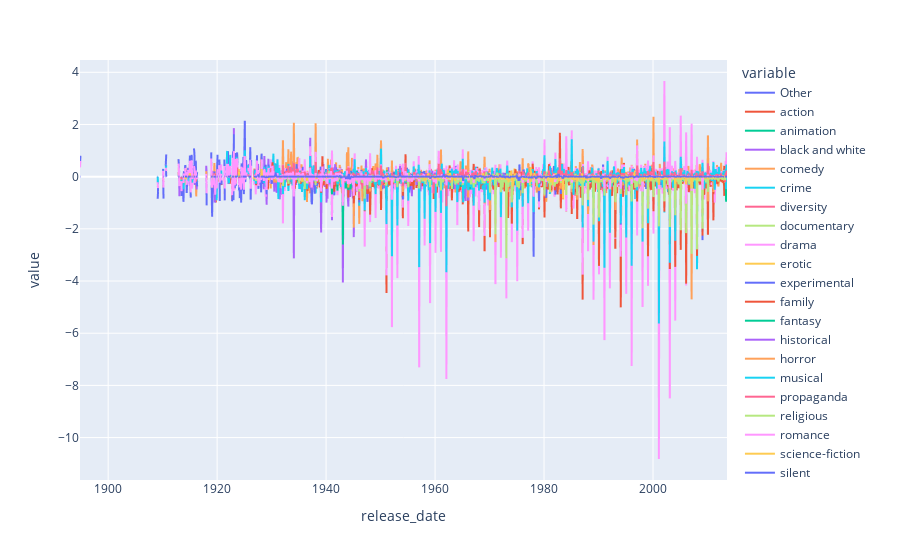

Notebook cell for this chart:
### Code cell
px.line(sentiment_dummies.drop(['averageRating'], axis = 1 ).resample("M").mean())
#find_trend_change(sentiment_dummies, pd.to_datetime(1967, format="%Y"), 20, "Y", CUSUMDetector,'war',True)

### Figure 1 — Plotly figure (JSON) as saved in the notebook; plotly's stock layout.template omitted (floating-point values rounded to 4 significant figures; data arrays with more than 128 entries replaced by an {"elided": "..."} marker saying what was removed)
{"data": [{"hovertemplate": "variable=Other<br>release_date=%{x}<br>value=%{y}<extra></extra>", "legendgroup": "Other", "line": {"color": "#636efa", "dash": "solid"}, "marker": {"symbol": "circle"}, "mode": "lines", "name": "Other", "showlegend": true, "type": "scattergl", "x": {"elided": "1426 str values"}, "xaxis": "x", "y": {"elided": "1426 float values"}, "yaxis": "y"}, {"hovertemplate": "variable=action<br>release_date=%{x}<br>value=%{y}<extra></extra>", "legendgroup": "action", "line": {"color": "#EF553B", "dash": "solid"}, "marker": {"symbol": "circle"}, "mode": "lines", "name": "action", "showlegend": true, "type": "scattergl", "x": {"elided": "1426 str values"}, "xaxis": "x", "y": {"elided": "1426 float values"}, "yaxis": "y"}, {"hovertemplate": "variable=animation<br>release_date=%{x}<br>value=%{y}<extra></extra>", "legendgroup": "animation", "line": {"color": "#00cc96", "dash": "solid"}, "marker": {"symbol": "circle"}, "mode": "lines", "name": "animation", "showlegend": true, "type": "scattergl", "x": {"elided": "1426 str values"}, "xaxis": "x", "y": {"elided": "1426 float values"}, "yaxis": "y"}, {"hovertemplate": "variable=black and white<br>release_date=%{x}<br>value=%{y}<extra></extra>", "legendgroup": "black and white", "line": {"color": "#ab63fa", "dash": "solid"}, "marker": {"symbol": "circle"}, "mode": "lines", "name": "black and white", "showlegend": true, "type": "scattergl", "x": {"elided": "1426 str values"}, "xaxis": "x", "y": {"elided": "1426 float values"}, "yaxis": "y"}, {"hovertemplate": "variable=comedy<br>release_date=%{x}<br>value=%{y}<extra></extra>", "legendgroup": "comedy", "line": {"color": "#FFA15A", "dash": "solid"}, "marker": {"symbol": "circle"}, "mode": "lines", "name": "comedy", "showlegend": true, "type": "scattergl", "x": {"elided": "1426 str values"}, "xaxis": "x", "y": {"elided": "1426 float values"}, "yaxis": "y"}, {"hovertemplate": "variable=crime<br>release_date=%{x}<br>value=%{y}<extra></extra>", "legendgroup": "crime", "line": {"color": "#19d3f3", "dash": "solid"}, "marker": {"symbol": "circle"}, "mode": "lines", "name": "crime", "showlegend": true, "type": "scattergl", "x": {"elided": "1426 str values"}, "xaxis": "x", "y": {"elided": "1426 float values"}, "yaxis": "y"}, {"hovertemplate": "variable=diversity<br>release_date=%{x}<br>value=%{y}<extra></extra>", "legendgroup": "diversity", "line": {"color": "#FF6692", "dash": "solid"}, "marker": {"symbol": "circle"}, "mode": "lines", "name": "diversity", "showlegend": true, "type": "scattergl", "x": {"elided": "1426 str values"}, "xaxis": "x", "y": {"elided": "1426 float values"}, "yaxis": "y"}, {"hovertemplate": "variable=documentary<br>release_date=%{x}<br>value=%{y}<extra></extra>", "legendgroup": "documentary", "line": {"color": "#B6E880", "dash": "solid"}, "marker": {"symbol": "circle"}, "mode": "lines", "name": "documentary", "showlegend": true, "type": "scattergl", "x": {"elided": "1426 str values"}, "xaxis": "x", "y": {"elided": "1426 float values"}, "yaxis": "y"}, {"hovertemplate": "variable=drama<br>release_date=%{x}<br>value=%{y}<extra></extra>", "legendgroup": "drama", "line": {"color": "#FF97FF", "dash": "solid"}, "marker": {"symbol": "circle"}, "mode": "lines", "name": "drama", "showlegend": true, "type": "scattergl", "x": {"elided": "1426 str values"}, "xaxis": "x", "y": {"elided": "1426 float values"}, "yaxis": "y"}, {"hovertemplate": "variable=erotic<br>release_date=%{x}<br>value=%{y}<extra></extra>", "legendgroup": "erotic", "line": {"color": "#FECB52", "dash": "solid"}, "marker": {"symbol": "circle"}, "mode": "lines", "name": "erotic", "showlegend": true, "type": "scattergl", "x": {"elided": "1426 str values"}, "xaxis": "x", "y": {"elided": "1426 float values"}, "yaxis": "y"}, {"hovertemplate": "variable=experimental<br>release_date=%{x}<br>value=%{y}<extra></extra>", "legendgroup": "experimental", "line": {"color": "#636efa", "dash": "solid"}, "marker": {"symbol": "circle"}, "mode": "lines", "name": "experimental", "showlegend": true, "type": "scattergl", "x": {"elided": "1426 str values"}, "xaxis": "x", "y": {"elided": "1426 float values"}, "yaxis": "y"}, {"hovertemplate": "variable=family<br>release_date=%{x}<br>value=%{y}<extra></extra>", "legendgroup": "family", "line": {"color": "#EF553B", "dash": "solid"}, "marker": {"symbol": "circle"}, "mode": "lines", "name": "family", "showlegend": true, "type": "scattergl", "x": {"elided": "1426 str values"}, "xaxis": "x", "y": {"elided": "1426 float values"}, "yaxis": "y"}, {"hovertemplate": "variable=fantasy<br>release_date=%{x}<br>value=%{y}<extra></extra>", "legendgroup": "fantasy", "line": {"color": "#00cc96", "dash": "solid"}, "marker": {"symbol": "circle"}, "mode": "lines", "name": "fantasy", "showlegend": true, "type": "scattergl", "x": {"elided": "1426 str values"}, "xaxis": "x", "y": {"elided": "1426 float values"}, "yaxis": "y"}, {"hovertemplate": "variable=historical<br>release_date=%{x}<br>value=%{y}<extra></extra>", "legendgroup": "historical", "line": {"color": "#ab63fa", "dash": "solid"}, "marker": {"symbol": "circle"}, "mode": "lines", "name": "historical", "showlegend": true, "type": "scattergl", "x": {"elided": "1426 str values"}, "xaxis": "x", "y": {"elided": "1426 float values"}, "yaxis": "y"}, {"hovertemplate": "variable=horror<br>release_date=%{x}<br>value=%{y}<extra></extra>", "legendgroup": "horror", "line": {"color": "#FFA15A", "dash": "solid"}, "marker": {"symbol": "circle"}, "mode": "lines", "name": "horror", "showlegend": true, "type": "scattergl", "x": {"elided": "1426 str values"}, "xaxis": "x", "y": {"elided": "1426 float values"}, "yaxis": "y"}, {"hovertemplate": "variable=musical<br>release_date=%{x}<br>value=%{y}<extra></extra>", "legendgroup": "musical", "line": {"color": "#19d3f3", "dash": "solid"}, "marker": {"symbol": "circle"}, "mode": "lines", "name": "musical", "showlegend": true, "type": "scattergl", "x": {"elided": "1426 str values"}, "xaxis": "x", "y": {"elided": "1426 float values"}, "yaxis": "y"}, {"hovertemplate": "variable=propaganda<br>release_date=%{x}<br>value=%{y}<extra></extra>", "legendgroup": "propaganda", "line": {"color": "#FF6692", "dash": "solid"}, "marker": {"symbol": "circle"}, "mode": "lines", "name": "propaganda", "showlegend": true, "type": "scattergl", "x": {"elided": "1426 str values"}, "xaxis": "x", "y": {"elided": "1426 float values"}, "yaxis": "y"}, {"hovertemplate": "variable=religious<br>release_date=%{x}<br>value=%{y}<extra></extra>", "legendgroup": "religious", "line": {"color": "#B6E880", "dash": "solid"}, "marker": {"symbol": "circle"}, "mode": "lines", "name": "religious", "showlegend": true, "type": "scattergl", "x": {"elided": "1426 str values"}, "xaxis": "x", "y": {"elided": "1426 float values"}, "yaxis": "y"}, {"hovertemplate": "variable=romance<br>release_date=%{x}<br>value=%{y}<extra></extra>", "legendgroup": "romance", "line": {"color": "#FF97FF", "dash": "solid"}, "marker": {"symbol": "circle"}, "mode": "lines", "name": "romance", "showlegend": true, "type": "scattergl", "x": {"elided": "1426 str values"}, "xaxis": "x", "y": {"elided": "1426 float values"}, "yaxis": "y"}, {"hovertemplate": "variable=science-fiction<br>release_date=%{x}<br>value=%{y}<extra></extra>", "legendgroup": "science-fiction", "line": {"color": "#FECB52", "dash": "solid"}, "marker": {"symbol": "circle"}, "mode": "lines", "name": "science-fiction", "showlegend": true, "type": "scattergl", "x": {"elided": "1426 str values"}, "xaxis": "x", "y": {"elided": "1426 float values"}, "yaxis": "y"}, {"hovertemplate": "variable=silent<br>release_date=%{x}<br>value=%{y}<extra></extra>", "legendgroup": "silent", "line": {"color": "#636efa", "dash": "solid"}, "marker": {"symbol": "circle"}, "mode": "lines", "name": "silent", "showlegend": true, "type": "scattergl", "x": {"elided": "1426 str values"}, "xaxis": "x", "y": {"elided": "1426 float values"}, "yaxis": "y"}, {"hovertemplate": "variable=thriller<br>release_date=%{x}<br>value=%{y}<extra></extra>", "legendgroup": "thriller", "line": {"color": "#EF553B", "dash": "solid"}, "marker": {"symbol": "circle"}, "mode": "lines", "name": "thriller", "showlegend": true, "type": "scattergl", "x": {"elided": "1426 str values"}, "xaxis": "x", "y": {"elided": "1426 float values"}, "yaxis": "y"}, {"hovertemplate": "variable=war<br>release_date=%{x}<br>value=%{y}<extra></extra>", "legendgroup": "war", "line": {"color": "#00cc96", "dash": "solid"}, "marker": {"symbol": "circle"}, "mode": "lines", "name": "war", "showlegend": true, "type": "scattergl", "x": {"elided": "1426 str values"}, "xaxis": "x", "y": {"elided": "1426 float values"}, "yaxis": "y"}, {"hovertemplate": "variable=western<br>release_date=%{x}<br>value=%{y}<extra></extra>", "legendgroup": "western", "line": {"color": "#ab63fa", "dash": "solid"}, "marker": {"symbol": "circle"}, "mode": "lines", "name": "western", "showlegend": true, "type": "scattergl", "x": {"elided": "1426 str values"}, "xaxis": "x", "y": {"elided": "1426 float values"}, "yaxis": "y"}, {"hovertemplate": "variable=action_type<br>release_date=%{x}<br>value=%{y}<extra></extra>", "legendgroup": "action_type", "line": {"color": "#FFA15A", "dash": "solid"}, "marker": {"symbol": "circle"}, "mode": "lines", "name": "action_type", "showlegend": true, "type": "scattergl", "x": {"elided": "1426 str values"}, "xaxis": "x", "y": {"elided": "1426 float values"}, "yaxis": "y"}, {"hovertemplate": "variable=romance_type<br>release_date=%{x}<br>value=%{y}<extra></extra>", "legendgroup": "romance_type", "line": {"color": "#19d3f3", "dash": "solid"}, "marker": {"symbol": "circle"}, "mode": "lines", "name": "romance_type", "showlegend": true, "type": "scattergl", "x": {"elided": "1426 str values"}, "xaxis": "x", "y": {"elided": "1426 float values"}, "yaxis": "y"}, {"hovertemplate": "variable=comedy_type<br>release_date=%{x}<br>value=%{y}<extra></extra>", "legendgroup": "comedy_type", "line": {"color": "#FF6692", "dash": "solid"}, "marker": {"symbol": "circle"}, "mode": "lines", "name": "comedy_type", "showlegend": true, "type": "scattergl", "x": {"elided": "1426 str values"}, "xaxis": "x", "y": {"elided": "1426 float values"}, "yaxis": "y"}, {"hovertemplate": "variable=horror_type<br>release_date=%{x}<br>value=%{y}<extra></extra>", "legendgroup": "horror_type", "line": {"color": "#B6E880", "dash": "solid"}, "marker": {"symbol": "circle"}, "mode": "lines", "name": "horror_type", "showlegend": true, "type": "scattergl", "x": {"elided": "1426 str values"}, "xaxis": "x", "y": {"elided": "1426 float values"}, "yaxis": "y"}, {"hovertemplate": "variable=experimental_type<br>release_date=%{x}<br>value=%{y}<extra></extra>", "legendgroup": "experimental_type", "line": {"color": "#FF97FF", "dash": "solid"}, "marker": {"symbol": "circle"}, "mode": "lines", "name": "experimental_type", "showlegend": true, "type": "scattergl", "x": {"elided": "1426 str values"}, "xaxis": "x", "y": {"elided": "1426 float values"}, "yaxis": "y"}, {"hovertemplate": "variable=fantasy_type<br>release_date=%{x}<br>value=%{y}<extra></extra>", "legendgroup": "fantasy_type", "line": {"color": "#FECB52", "dash": "solid"}, "marker": {"symbol": "circle"}, "mode": "lines", "name": "fantasy_type", "showlegend": true, "type": "scattergl", "x": {"elided": "1426 str values"}, "xaxis": "x", "y": {"elided": "1426 float values"}, "yaxis": "y"}, {"hovertemplate": "variable=other_type<br>release_date=%{x}<br>value=%{y}<extra></extra>", "legendgroup": "other_type", "line": {"color": "#636efa", "dash": "solid"}, "marker": {"symbol": "circle"}, "mode": "lines", "name": "other_type", "showlegend": true, "type": "scattergl", "x": {"elided": "1426 str values"}, "xaxis": "x", "y": {"elided": "1426 float values"}, "yaxis": "y"}], "layout": {"legend": {"title": {"text": "variable"}, "tracegroupgap": 0}, "margin": {"t": 60}, "xaxis": {"anchor": "y", "domain": [0, 1], "title": {"text": "release_date"}}, "yaxis": {"anchor": "x", "domain": [0, 1], "title": {"text": "value"}}}}
